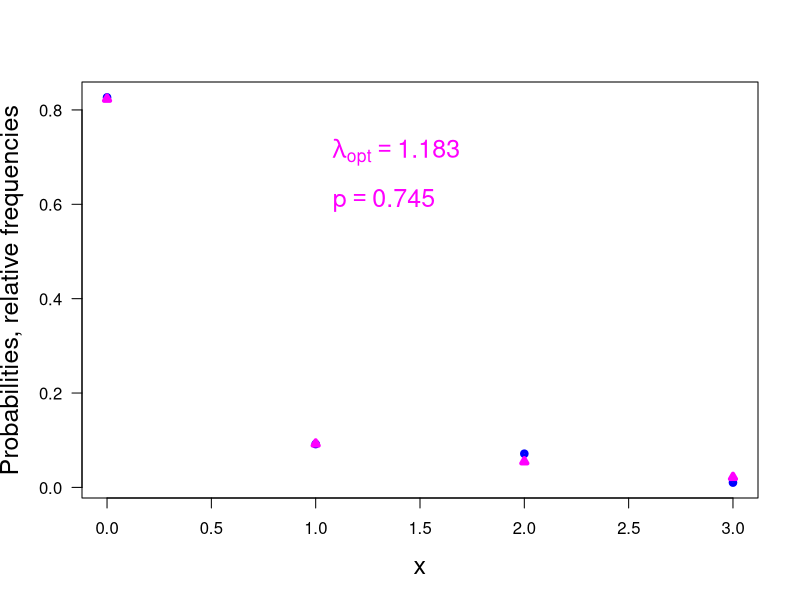

The R script that drew this image:
print('file: BayesianHypBayarriEstFit.R')
# Bayarri et al. (2008): formulate as estimation problem: least squares
x = 0:3
y = c(81,9,7,1) # observed frequencies
n = sum(y)
y = y/n # relative frequencies
pa = seq(0.68,0.8,0.001) # trial values for p
Lambdaa = seq(1,1.3,0.001) # trial values for lambda
Lp = length(pa); LL = length(Lambdaa)
M = matrix(data=NA,nrow=Lp,ncol=LL)
library(VGAM)
for(i in 1:Lp) {
  for(j in 1:LL) {
    p = pa[i]; Lambda = Lambdaa[j]
    ypred = dzipois(x,Lambda,p)
    M[i,j] = sum((ypred-y)^2)
  }
}
out = which(M == min(M),arr.ind=TRUE)
popt = pa[out[1]]
Lopt = Lambdaa[out[2]]
Mmin = M[out[1],out[2]]
pPredicted = dzipois(x,Lopt,popt) 
print(c(popt,'optimal p'))
print(c(Lopt,'optimal lambda'))
print(c(Mmin,'minimal sum of squares'))
sflag = 2
if (sflag == 2) {
  # png('PoissonZIPleastSquaresRF191116.png',width=16,height=16,units='cm',res=300)
  plot(x,y,type='p',lwd=4,col='blue',xlab='x',
       ylab='Probabilities, relative frequencies',las=1,cex=0.6,cex.lab=1.5)
  points(x,pPredicted,col='magenta',lwd=4,cex=0.6,pch=24)
  text(1,0.6,bquote(~p == .(popt)),col='magenta',pos=4,cex=1.5)
  text(1,0.7,bquote(~lambda[opt] == .(Lopt)),col='magenta',pos=4,cex=1.5)
  # dev.off()
}
